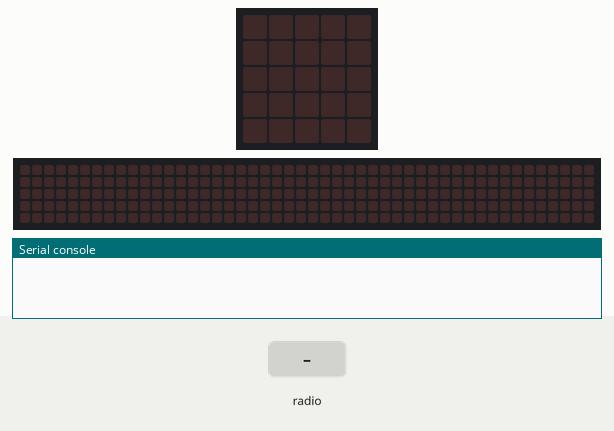
A program run on a simulated BBC micro:bit running MicroPython. Shown: the board's 5×5 LED display, a strip that is not on the board, showing the scrolling text unrolled, the last lines printed to the serial console. The inputs (shaded band) are chosen by the test bench. The interpreter's speed is modelled, so counts of loop turns are approximate; the 48×5 strip is a reading aid, not a part: it shows the text the display is scrolling, unrolled, one strip-width of it at a time.

Above: at 1.2 s.
1.3 s: radio message "ch2" arrives
At 1.37 s:
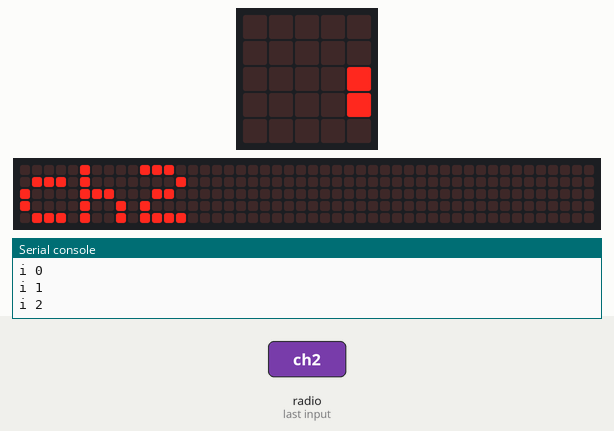
At 1.82 s:
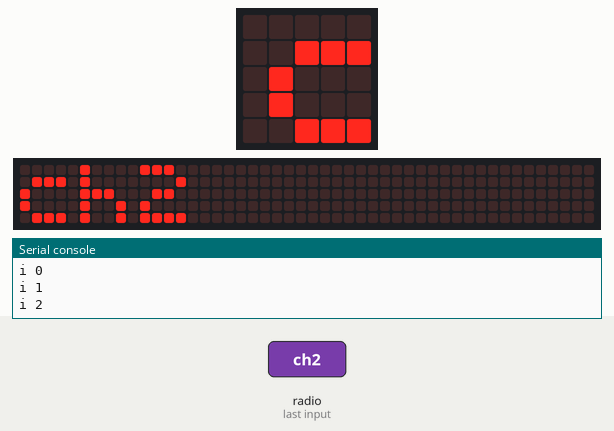
Timing chart, 0 to 4.3 s (numbered marks = the images above; inputs shaded):
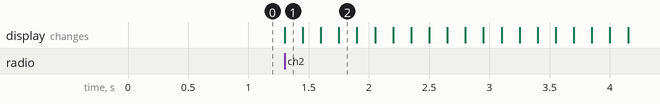

The program:

Micro-bit-EM.py
```python
import radio
import microbit
from microbit import sleep
from microbit import uart
from microbit import display

radio.on()

connect = False
#key = "IY546G6ZAubNFiua4zhef78p4afeaZRG"
key = ""
uart.init(baudrate=115200, bits=8,parity=None, stop=1)

def uart_write_request(request):
    display.set_pixel(2, 2, 5)
    uart.write(request)
    return True

class Msg:
    def __init__(self):
        self.msg = ""
        self.type = ""

def parse(msg):
    l = len(msg) - 1
    print("length: ", l)
    i = 0
    parse_msg = Msg()
    while i <= l:
        print("i", i)
        if i < 3:
            parse_msg.type += msg[i]
        if i  >= 3:
            parse_msg.msg += msg[i]
        i += 1
    return parse_msg

def reverse(msg, i):
    #Inversion de l'ordre des caractères
    msg = str(msg)
    translated = ''
    while i >= 0:
        translated = translated + msg[i]
        i = i - 1
    return translated

def cipher_key(msg, key):
    result = ""
    key_tmp = key
    bin_msg = map(bin,bytearray(msg))

    z = 0
    for bit_msg in (list(bin_msg)):
        z += 1

    while len(key_tmp) <= z:
        key_tmp += key
    key_tmp += key
    #print("len_key ", len(key_tmp))
    bin_key = map(bin,bytearray(key_tmp))
    bin_key = list(bin_key)

    #print("key",key_tmp)
    bin_msg = map(bin,bytearray(msg))

    i = 0
    for bit_msg in list(bin_msg):
        #print("bit")
        bit_msg = int(bit_msg)
        bit_key = int(bin_key[i])
        tmp = bit_msg ^ bit_key

        result += chr(tmp)
        i += 1
    return result

def encrypt(msg):
    msg = str(msg)
    i =  len(msg) - 1
    msg = reverse(msg, i)
    msg = cipher_key(msg, key)
    return msg

def decrypt(msg):
    msg = str(msg)
    i =  len(msg) - 1
    msg = cipher_key(msg, key)
    msg = reverse(msg, i)
    return msg

def send(msg):
    radio.send_bytes(msg)

def send_key(key):
    radio.send_value("key")

while True:
    receivedMsg = radio.receive()
    if receivedMsg is None:
        continue
    elif receivedMsg:
        p_msg = parse(receivedMsg)

        #réception de la clée et envoie d'un acquitement
        if p_msg.type == "key":
            key = p_msg.msg
            radio.send("keyOK")

        #réception du channel chiffré et envoi d'un acquitement chiffré
        if p_msg.type == "ch1":
            r_msg = decrypt(p_msg.msg)

            send_txt = encrypt("OK")
            #radio.send(send_txt)
            send_msg="ch1"+send_txt
            radio.send(send_msg)
            str_msg = str(r_msg)
            int_msg = int(str_msg, 10)

            radio.config(channel=10)
            #radio.config(channel=int_msg)
            microbit.display.scroll("channel Ok", wait=False, loop=False)

        #réception de l'acquitement chiffré de la connexion établie
        if p_msg.type == "ch2":
            microbit.display.scroll("ch2", wait=False, loop=False)
            msg_r = decrypt(p_msg.msg)
            if msg_r == "established":
                connect = True
                microbit.display.scroll(msg_r, wait=False, loop=False)

        #Si connexion établie, envoie des messages par UART
        if p_msg.type == "msg" and connect == True:
            microbit.display.scroll("UART Recieve", wait=False, loop=False)
            msg_r = decrypt(p_msg.msg)
            uart_write_request(msg_r)
            #uart_write_request(p_msg.msg)
            microbit.display.scroll("UART Send", wait=False, loop=False)
```

Measured:
- after the input at 1.3 s, the display: changes at once (image 1)
